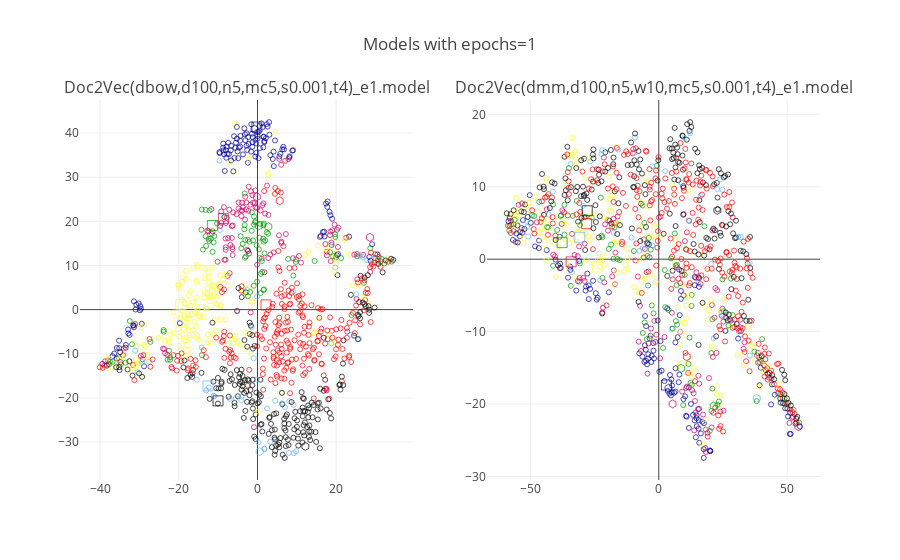

The code cell stored with this chart in its notebook:
### Code cell
pyoff.iplot(fig1, filename='tsnePlot1_epochs1')

### Figure 1 — Plotly figure (JSON) as saved in the notebook; plotly's stock layout.template omitted (floating-point values rounded to 4 significant figures; data arrays with more than 128 entries replaced by an {"elided": "..."} marker saying what was removed)
{"data": [{"marker": {"color": {"elided": "1008 str values"}, "line": {"color": "black", "width": 1}, "showscale": false, "size": {"elided": "1008 int values"}, "symbol": {"elided": "1008 int values"}}, "mode": "markers", "text": {"elided": "1008 str values"}, "type": "scatter", "x": {"elided": "1008 float values"}, "xaxis": "x1", "y": {"elided": "1008 float values"}, "yaxis": "y1"}, {"marker": {"color": {"elided": "1008 str values"}, "line": {"color": "black", "width": 1}, "showscale": false, "size": {"elided": "1008 int values"}, "symbol": {"elided": "1008 int values"}}, "mode": "markers", "text": {"elided": "1008 str values"}, "type": "scatter", "x": {"elided": "1008 float values"}, "xaxis": "x2", "y": {"elided": "1008 float values"}, "yaxis": "y2"}], "layout": {"annotations": [{"font": {"size": 16}, "showarrow": false, "text": "Doc2Vec(dbow,d100,n5,mc5,s0.001,t4)_e1.model", "x": 0.225, "xanchor": "center", "xref": "paper", "y": 1, "yanchor": "bottom", "yref": "paper"}, {"font": {"size": 16}, "showarrow": false, "text": "Doc2Vec(dmm,d100,n5,w10,mc5,s0.001,t4)_e1.model", "x": 0.775, "xanchor": "center", "xref": "paper", "y": 1, "yanchor": "bottom", "yref": "paper"}], "showlegend": false, "title": "Models with epochs=1", "xaxis1": {"anchor": "y1", "domain": [0, 0.45]}, "xaxis2": {"anchor": "y2", "domain": [0.55, 1]}, "yaxis1": {"anchor": "x1", "domain": [0, 1]}, "yaxis2": {"anchor": "x2", "domain": [0, 1]}}}
